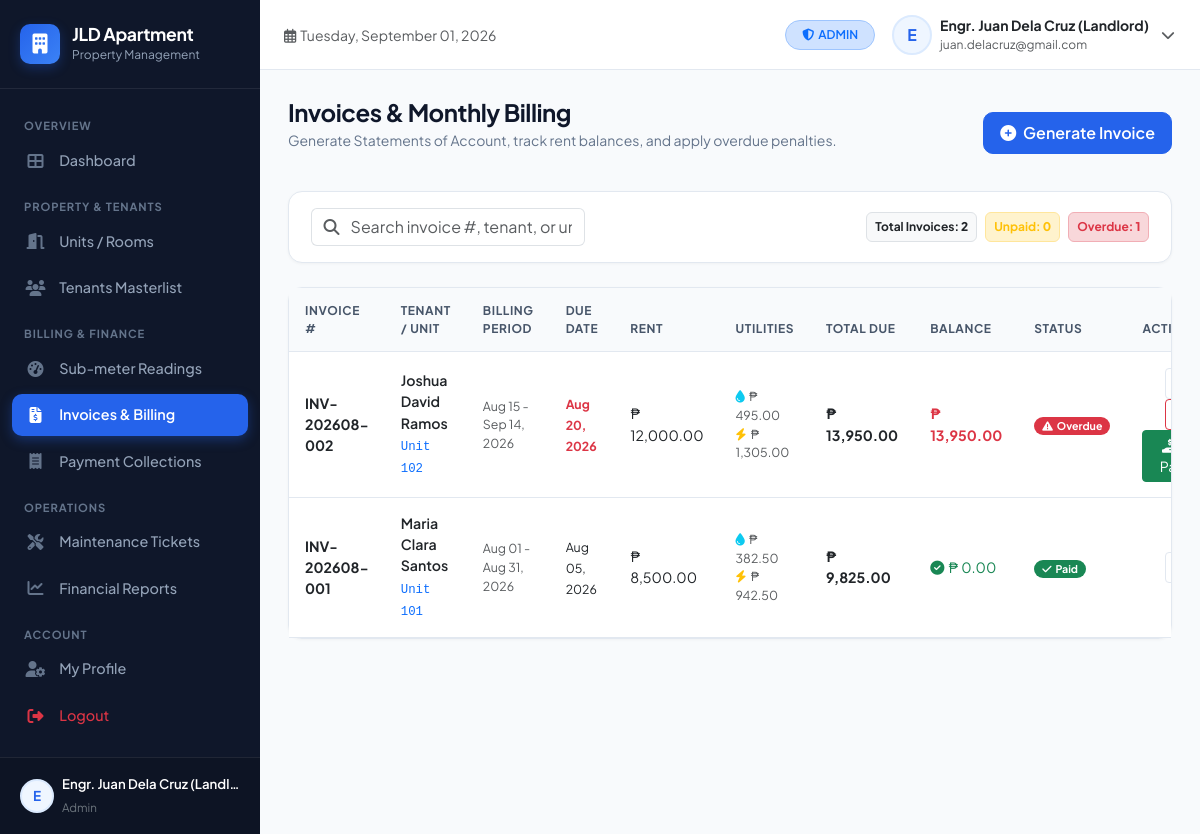
The app's page /views/admin/billing.php (signed in) with its own data.
### tables this page shows
CREATE TABLE `invoices` (
    `id` INT AUTO_INCREMENT PRIMARY KEY,
    `invoice_number` VARCHAR(30) NOT NULL UNIQUE,
    `tenant_id` INT NOT NULL,
    `unit_id` INT NOT NULL,
    `utility_reading_id` INT NULL,
    `billing_period_start` DATE NOT NULL,
    `billing_period_end` DATE NOT NULL,
    `due_date` DATE NOT NULL,
    `rent_amount` DECIMAL(10,2) NOT NULL DEFAULT 0.00,
    `water_amount` DECIMAL(10,2) NOT NULL DEFAULT 0.00,
    `electricity_amount` DECIMAL(10,2) NOT NULL DEFAULT 0.00,
    `penalty_amount` DECIMAL(10,2) NOT NULL DEFAULT 0.00,
    `other_charges` DECIMAL(10,2) NOT NULL DEFAULT 0.00,
    `other_charges_notes` VARCHAR(255) NULL,
    `total_amount` DECIMAL(10,2) NOT NULL DEFAULT 0.00,
    `paid_amount` DECIMAL(10,2) NOT NULL DEFAULT 0.00,
    `balance` DECIMAL(10,2) NOT NULL DEFAULT 0.00,
    `status` ENUM('unpaid', 'partially_paid', 'paid', 'overdue') NOT NULL DEFAULT 'unpaid',
    `created_at` TIMESTAMP DEFAULT CURRENT_TIMESTAMP,
    CONSTRAINT `fk_inv_tenant` FOREIGN KEY (`tenant_id`) REFERENCES `tenants` (`id`) ON DELETE CASCADE,
    CONSTRAINT `fk_inv_unit` FOREIGN KEY (`unit_id`) REFERENCES `units` (`id`) ON DELETE CASCADE,
    CONSTRAINT `fk_inv_reading` FOREIGN KEY (`utility_reading_id`) REFERENCES `utility_readings` (`id`) ON DELETE SET NULL
);

CREATE TABLE `tenants` (
    `id` INT AUTO_INCREMENT PRIMARY KEY,
    `user_id` INT NULL,
    `unit_id` INT NULL,
    `first_name` VARCHAR(50) NOT NULL,
    `last_name` VARCHAR(50) NOT NULL,
    `email` VARCHAR(100) NULL,
    `phone` VARCHAR(20) NOT NULL,
    `emergency_contact_name` VARCHAR(100) NULL,
    `emergency_contact_phone` VARCHAR(20) NULL,
    `id_type` VARCHAR(50) DEFAULT 'UMID / National ID',
    `id_number` VARCHAR(50) NULL,
    `id_photo` VARCHAR(255) NULL,
    `lease_start` DATE NOT NULL,
    `lease_end` DATE NOT NULL,
    `rent_due_day` INT DEFAULT 5,
    `deposit_paid` DECIMAL(10,2) DEFAULT 0.00,
    `advance_paid` DECIMAL(10,2) DEFAULT 0.00,
    `status` ENUM('active', 'moved_out', 'evicted') NOT NULL DEFAULT 'active',
    `notes` TEXT NULL,
    `created_at` TIMESTAMP DEFAULT CURRENT_TIMESTAMP,
    CONSTRAINT `fk_tenant_user` FOREIGN KEY (`user_id`) REFERENCES `users` (`id`) ON DELETE SET NULL,
    CONSTRAINT `fk_tenant_unit` FOREIGN KEY (`unit_id`) REFERENCES `units` (`id`) ON DELETE RESTRICT
);

CREATE TABLE `units` (
    `id` INT AUTO_INCREMENT PRIMARY KEY,
    `property_id` INT NOT NULL,
    `unit_number` VARCHAR(30) NOT NULL,
    `floor_level` INT DEFAULT 1,
    `unit_type` VARCHAR(50) NOT NULL DEFAULT 'Studio',
    `monthly_rent` DECIMAL(10,2) NOT NULL DEFAULT 0.00,
    `security_deposit` DECIMAL(10,2) NOT NULL DEFAULT 0.00,
    `water_rate_per_unit` DECIMAL(8,2) DEFAULT 45.00,
    `electric_rate_per_kwh` DECIMAL(8,2) DEFAULT 14.50,
    `status` ENUM('vacant', 'occupied', 'maintenance', 'reserved') NOT NULL DEFAULT 'vacant',
    `max_occupants` INT DEFAULT 2,
    `description` TEXT NULL,
    `created_at` TIMESTAMP DEFAULT CURRENT_TIMESTAMP,
    CONSTRAINT `fk_unit_property` FOREIGN KEY (`property_id`) REFERENCES `properties` (`id`) ON DELETE CASCADE
);

### views/admin/billing.php (the view, shortened to what this page needs)
<?php
$pdo = getDBConnection();
$invoices = $pdo->query("SELECT inv.*, t.first_name, t.last_name, t.phone, u.unit_number, u.unit_type
    FROM invoices inv
    JOIN tenants t ON inv.tenant_id = t.id
    JOIN units u ON inv.unit_id = u.id
    ORDER BY inv.due_date DESC, inv.id DESC")->fetchAll();
include_once dirname(dirname(__DIR__)) . '/includes/header.php';
?>
<div class="d-md-flex align-items-center justify-content-between mb-4">
    <div>
        <h1 class="page-title">Invoices & Monthly Billing</h1>
        <p class="page-subtitle">Generate Statements of Account, track rent balances, and apply overdue penalties.</p>
    </div>
    <div class="mt-3 mt-md-0">
        <button class="btn btn-primary" data-bs-toggle="modal" data-bs-target="#createInvoiceModal">
            <i class="fas fa-plus-circle me-1"></i> Generate Invoice
        </button>
    </div>
</div>
<div class="custom-card mb-4">
    <div class="custom-card-body py-3">
        <div class="row g-2 align-items-center justify-content-between">
            <div class="col-12 col-md-4">
                <div class="input-group">
                    <span class="input-group-text bg-white border-end-0 text-muted"><i class="fas fa-search"></i></span>
                    <input type="text" class="form-control border-start-0 ps-0" placeholder="Search invoice #, tenant, or unit..." data-table-search="invoicesTable">
                </div>
            </div>
            <div class="col-12 col-md-auto d-flex gap-2">
                <span class="badge bg-light text-dark border p-2">Total Invoices: <strong><?php echo count($invoices); ?></strong></span>
                <span class="badge bg-warning-subtle text-warning border border-warning-subtle p-2">Unpaid: <strong><?php echo count(array_filter($invoices, fn($i) => in_array($i['status'], ['unpaid', 'partially_paid']))); ?></strong></span>
                <span class="badge bg-danger-subtle text-danger border border-danger-subtle p-2">Overdue: <strong><?php echo count(array_filter($invoices, fn($i) => $i['status'] === 'overdue')); ?></strong></span>
            </div>
        </div>
    </div>
</div>
<div class="custom-card">
    <div class="table-responsive">
        <table class="table table-custom mb-0" id="invoicesTable">
            <thead>
                <tr>
                    <th>Invoice #</th>
                    <th>Tenant / Unit</th>
                    <th>Billing Period</th>
                    <th>Due Date</th>
                    <th>Rent</th>
                    <th>Utilities</th>
                    <th>Total Due</th>
                    <th>Balance</th>
                    <th>Status</th>
                    <th class="text-end">Actions</th>
                </tr>
            </thead>
            <tbody>
                <?php if (empty($invoices)): ?>
                    <tr><td colspan="10" class="text-center text-muted py-4">No billing invoices found.</td></tr>
                <?php else: ?>
                    <?php foreach ($invoices as $inv): ?>
                        <tr>
                            <td>
                                <strong class="text-dark"><?php echo htmlspecialchars($inv['invoice_number']); ?></strong>
                            </td>
                            <td>
                                <div class="fw-semibold text-dark"><?php echo htmlspecialchars($inv['first_name'] . ' ' . $inv['last_name']); ?></div>
                                <small class="text-primary font-monospace"><?php echo htmlspecialchars($inv['unit_number']); ?></small>
                            </td>
                            <td class="small text-muted">
                                <?php echo formatDate($inv['billing_period_start'], 'M d'); ?> - <?php echo formatDate($inv['billing_period_end'], 'M d, Y'); ?>
                            </td>
                            <td>
                                <span class="small <?php echo (strtotime($inv['due_date']) < time() && $inv['balance'] > 0) ? 'text-danger fw-bold' : 'text-dark'; ?>">
                                    <?php echo formatDate($inv['due_date']); ?>
                                </span>
                            </td>
                            <td class="text-dark"><?php echo formatPeso($inv['rent_amount']); ?></td>
                            <td class="small text-muted">
                                <div><i class="fas fa-tint text-info me-1"></i><?php echo formatPeso($inv['water_amount']); ?></div>
                                <div><i class="fas fa-bolt text-warning me-1"></i><?php echo formatPeso($inv['electricity_amount']); ?></div>
                            </td>
                            <td class="fw-bold text-dark"><?php echo formatPeso($inv['total_amount']); ?></td>
                            <td>
                                <?php if ($inv['balance'] > 0): ?>
                                    <strong class="text-danger"><?php echo formatPeso($inv['balance']); ?></strong>
                                <?php else: ?>
                                    <span class="text-success"><i class="fas fa-check-circle me-1"></i>₱ 0.00</span>
                                <?php endif; ?>
                            </td>
                            <td>
                                <?php echo statusBadge($inv['status'], 'invoice'); ?>
                            </td>
                            <td class="text-end">
                                <a href="<?php echo BASE_URL; ?>views/shared/print_invoice.php?id=<?php echo $inv['id']; ?>" target="_blank" class="btn btn-sm btn-outline-secondary me-1" title="Print Invoice / Official SOA">
                                </a>
                                <?php if ($inv['balance'] > 0): ?>
                                    <button type="button" class="btn btn-sm btn-outline-danger me-1" onclick="openPenaltyModal(<?php echo $inv['id']; ?>, '<?php echo $inv['invoice_number']; ?>')" title="Apply Overdue Penalty">
                                    </button>
                                    <button type="button" class="btn btn-sm btn-success" onclick="openPayModal(<?php echo $inv['id']; ?>, '<?php echo $inv['invoice_number']; ?>', <?php echo $inv['balance']; ?>)" title="Record Payment">
                                        <i class="fas fa-hand-holding-usd me-1"></i> Pay
                                    </button>
                                <?php endif; ?>
                            </td>
                        </tr>
                    <?php endforeach; ?>
                <?php endif; ?>
            </tbody>
        </table>
    </div>
</div>
<?php include_once dirname(dirname(__DIR__)) . '/includes/footer.php'; ?>

### config/helpers.php (shortened to what this page needs)
<?php
function formatPeso($amount) {
    return '₱ ' . number_format((float)($amount ?? 0), 2, '.', ',');
}
function formatDate($date, $format = 'M d, Y') {
    return date($format, strtotime($date));
}
function statusBadge($status, $category = 'general') {
    $status = strtolower(trim((string)$status));
    $classes = 'badge px-2 py-1 rounded-pill ';
    switch ($category) {
        case 'invoice':
            switch ($status) {
                case 'paid':
                    return '<span class="' . $classes . 'bg-success text-white"><i class="fas fa-check me-1"></i>Paid</span>';
                case 'overdue':
                    return '<span class="' . $classes . 'bg-danger text-white"><i class="fas fa-exclamation-triangle me-1"></i>Overdue</span>';
            }
    }
}

### assets/css/custom.css (style rules this page uses)
:root { --primary-color: #2563eb; --primary-hover: #1d4ed8; --primary-subtle: #eff6ff; --secondary-color: #64748b; --success-color: #059669; --success-subtle: #ecfdf5; --warning-color: #d97706; --warning-subtle: #fffbeb; --danger-color: #dc2626; --danger-subtle: #fef2f2; --dark-surface: #0f172a; --sidebar-bg: #0f172a; --sidebar-hover: #1e293b; --sidebar-active: #2563eb; --body-bg: #f8fafc; --card-bg: #ffffff; --border-color: #e2e8f0; --text-main: #1e293b; --text-muted: #64748b; --sidebar-width: 260px; --radius-md: 10px; --radius-lg: 14px; }
body { font-family: 'Plus Jakarta Sans', -apple-system, BlinkMacSystemFont, "Segoe UI", Roboto, sans-serif; background-color: var(--body-bg); color: var(--text-main); min-height: 100vh; overflow-x: hidden; }
.page-title { font-size: 1.5rem; font-weight: 700; color: #0f172a; letter-spacing: -0.02em; margin: 0; }
.page-subtitle { font-size: 0.875rem; color: var(--text-muted); margin-top: 0.2rem; }
.custom-card { background: #ffffff; border: 1px solid var(--border-color); border-radius: var(--radius-lg); box-shadow: 0 1px 3px rgba(0, 0, 0, 0.04); margin-bottom: 1.5rem; }
.custom-card-body { padding: 1.35rem; }
.table-custom { margin-bottom: 0; font-size: 0.885rem; }
.table-custom thead th { background-color: #f8fafc; color: #475569; font-weight: 700; font-size: 0.75rem; text-transform: uppercase; letter-spacing: 0.05em; border-top: none; border-bottom: 1px solid var(--border-color); padding: 0.85rem 1rem; }
.table-custom tbody td { padding: 0.95rem 1rem; vertical-align: middle; border-bottom: 1px solid var(--border-color); color: #334155; }
.btn-primary { background-color: var(--primary-color); border-color: var(--primary-color); font-weight: 600; border-radius: var(--radius-md); padding: 0.5rem 1rem; }
.btn-outline-secondary { border-color: var(--border-color); color: #475569; }

### records on screen
invoices: invoice_number "INV-202608-002", tenant.last_name "Joshua David Ramos", unit.unit_number "Unit 102", billing_period_start "Aug 15", billing_period_end "Sep 14, 2026", due_date "Aug 20, 2026", rent_amount "₱ 12,000.00", water_amount "₱ 495.00", electricity_amount "₱ 1,305.00", total_amount "₱ 13,950.00", balance "₱ 13,950.00"
invoices: invoice_number "INV-202608-001", tenant.last_name "Maria Clara Santos", unit.unit_number "Unit 101", billing_period_start "Aug 01", billing_period_end "Aug 31, 2026", due_date "Aug 05, 2026", rent_amount "₱ 8,500.00", water_amount "₱ 382.50", electricity_amount "₱ 942.50", total_amount "₱ 9,825.00", balance 0 (drawn)

### other values on screen
substr($currentUser['name'] ?? 'U', 0, 1) "E"
$currentUser['name'] "Engr. Juan Dela Cruz (Landl…"
str_replace('_', ' ', $currentUser['role'] ?? '') "Admin"
str_replace('_', ' ', $currentUser['role'] ?? 'User') "ADMIN"
$currentUser['name'] "Engr. Juan Dela Cruz (Landlord)"
$currentUser['email'] "juan.delacruz@gmail.com"
count($invoices) "2"
count(array_filter($invoices, fn($i) => $i['status'] === 'overdue')) "1"
